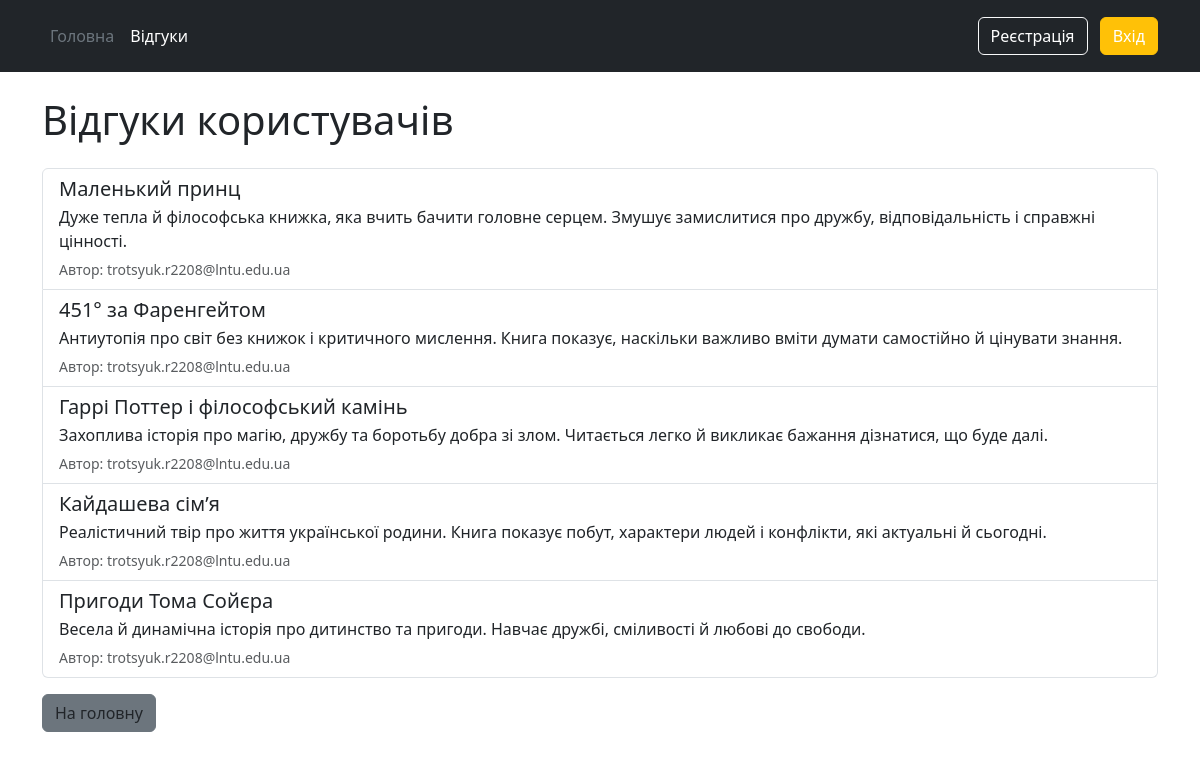
The app's page /reviews with its own data.
### models.py (models this page shows)
class Review(db.Model):
    id = db.Column(db.Integer, primary_key=True)
    title = db.Column(db.String(100))
    content = db.Column(db.Text)
    user_id = db.Column(db.Integer, db.ForeignKey('user.id'), nullable=False)

class User(db.Model, UserMixin):
    id = db.Column(db.Integer, primary_key=True)
    username = db.Column(db.String(50), unique=True, nullable=False)
    password = db.Column(db.String(200), nullable=False)
    is_admin = db.Column(db.Boolean, default=False)
    reviews = db.relationship('Review', backref='author', lazy=True)

### app.py (the view)
@app.route("/reviews")
def reviews():
    all_reviews = Review.query.all()
    return render_template(
        "reviews.html",
        reviews=all_reviews,
        is_admin=current_user.is_authenticated and current_user.is_admin
    )

### app.py (called while the page is built)
@app.before_request
def generate_request_id():
    g.request_id = str(uuid.uuid4())

@app.before_request
def rate_limit_check():
    ip = request.remote_addr
    now = time.time()
    window = rate_limit.get(ip, [])
    window = [t for t in window if now - t < 60]
    if len(window) >= 10:
        response = redirect(url_for("index"))
        response.status_code = 429
        response.headers["Retry-After"] = "10"
        flash("Забагато запитів. Спробуйте пізніше.", "warning")
        return response
    window.append(now)
    rate_limit[ip] = window

@app.after_request
def add_request_id_header(response):
    response.headers["X-Request-Id"] = g.request_id
    return response

### templates/reviews.html (shortened to what this page needs)
{% extends 'base.html' %}
{% block body %}
<div class="container mt-4">
    <h1 class="mb-4">Відгуки користувачів</h1>
    {% if reviews %}
        <ul class="list-group">
            {% for r in reviews %}
                <li class="list-group-item d-flex justify-content-between align-items-start">
                    <div>
                        <h5 class="mb-1">{{ r.title }}</h5>
                        <p class="mb-1">{{ r.content }}</p>
                        <small class="text-muted">
                            Автор: {{ r.author.username }}
                        </small>
                    </div>
                </li>
            {% endfor %}
        </ul>
    {% else %}
        <p>Ще немає відгуків.</p>
    {% endif %}
    <div class="mt-3">
        <a href="/" class="btn btn-secondary">На головну</a>
    </div>
</div>
{% endblock %}

### static/index.css (style rules this page uses)
a, a:visited, a:hover, a:active { text-decoration: none !important; color: inherit !important; }

### records on screen
Review: title "Маленький принц", content "Дуже тепла й філософська книжка, яка вчить бачити головне серцем. Змушує замислитися про дружбу, відповідальність і справжні цінності.", author.username "trotsyuk.r2208@lntu.edu.ua"
Review: title "451° за Фаренгейтом", content "Антиутопія про світ без книжок і критичного мислення. Книга показує, наскільки важливо вміти думати самостійно й цінувати знання.", author.username "trotsyuk.r2208@lntu.edu.ua"
Review: title "Гаррі Поттер і філософський камінь", content "Захоплива історія про магію, дружбу та боротьбу добра зі злом. Читається легко й викликає бажання дізнатися, що буде далі.", author.username "trotsyuk.r2208@lntu.edu.ua"
Review: title "Кайдашева сім’я", content "Реалістичний твір про життя української родини. Книга показує побут, характери людей і конфлікти, які актуальні й сьогодні.", author.username "trotsyuk.r2208@lntu.edu.ua"
Review: title "Пригоди Тома Сойєра", content "Весела й динамічна історія про дитинство та пригоди. Навчає дружбі, сміливості й любові до свободи.", author.username "trotsyuk.r2208@lntu.edu.ua"
